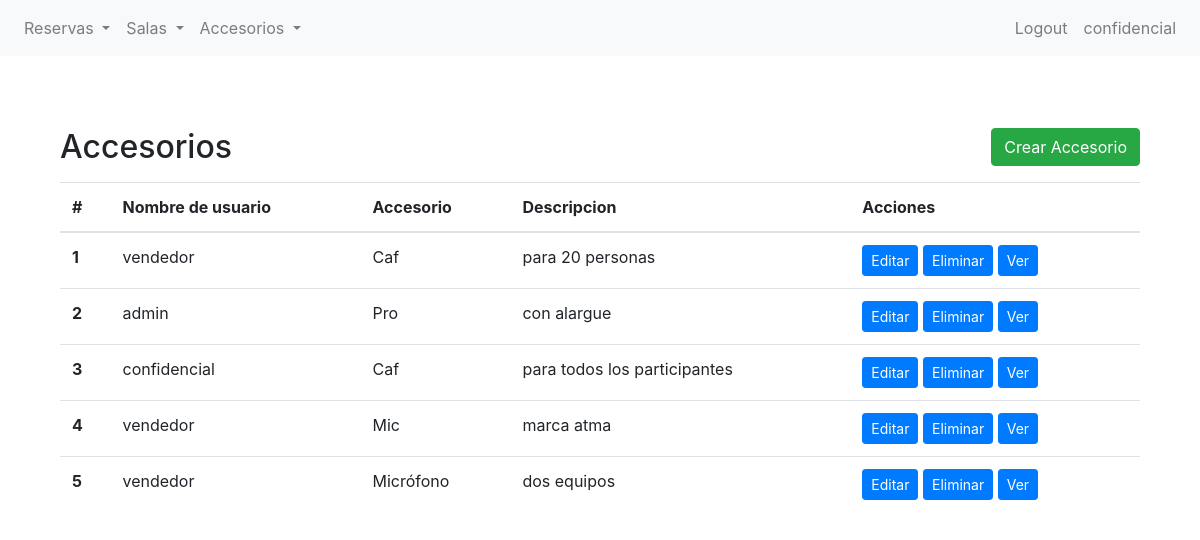
The page /bookings/accesorio/list/ (signed in) on the database its author committed.
### bookings/models.py (models this page shows, shortened)
class Accesorio(models.Model):
    class Tipo(models.TextChoices):
        CAFETERA = 'Cafetera', 'Cafetera'
        PROYECTOR = 'Proyector', 'Proyector'
        MICROFONO = 'Micrófono', 'Micrófono'
        PIZARRA = 'Pizarra', 'Pizarra'
    nombre_usuario = models.ForeignKey(User, null= True, on_delete= models.SET_NULL)
    nombre = models.CharField(
        max_length=15,  # Ajusta la longitud máxima según tus necesidades
        choices=Tipo.choices,
        default=Tipo.PIZARRA,
    )
    descripcion = models.TextField(blank=True, null=True)

### bookings/views.py (the view)
# urls.py: path("accesorio/list/", AccesorioListView.as_view(), name= 'accesorio-list'),
class AccesorioListView(LoginRequiredMixin, ListView):
    model = Accesorio
    template_name = "bookings/vbc/accesorio_list.html"
    context_object_name = "DONALD"

### bookings/templates/bookings/vbc/accesorio_list.html (shortened to what this page needs)
{% extends 'bookings/base.html' %}
{% block content %}
<section class="py-5">
    <div class="container">
        <div class="d-flex justify-content-between align-items-center mb-3">
            <h2 class="mb-0">Accesorios</h2>
            <a href="{% url 'accesorio-create' %}" class="btn btn-success">Crear Accesorio</a>
        </div>
        <table class="table">
            <thead>
                <tr>
                    <th scope="col">#</th>
                    <th scope="col">Nombre de usuario</th>
                    <th scope="col">Accesorio</th>
                    <th scope="col">Descripcion</th>
                    <th scope="col">Acciones</th>
                </tr>
            </thead>
            <tbody>
                {% if DONALD %}
                {% for accesorio in DONALD %}
                <tr>
                    <th scope="row">{{ forloop.counter }}</th>
                    <td>{{ accesorio.nombre_usuario }}</td>
                    <td>{{ accesorio.nombre }}</td>
                    <td>{{ accesorio.descripcion }}</td>
                    <td>
                        <a href="{% url 'accesorio-update' accesorio.id %}" class="btn btn-primary btn-sm">Editar</a>
                        <a href="{%url 'accesorio-delete' accesorio.id %}" class="btn btn-primary btn-sm">Eliminar</a>
                        <a href="{% url 'accesorio-detail' accesorio.id %}" class="btn btn-primary btn-sm">Ver</a>
                    </td>
                </tr>
                {% endfor %}
                {% else %}
                <tr>
                    <td colspan="7">No hay Accesorios.</td>
                </tr>
                {% endif %}
            </tbody>
        </table>
    </div>
</section>
{% endblock %}

### bookings/templates/bookings/base.html (shortened to what this page needs)
{% load static %}
<!DOCTYPE html>
<html lang="en">
<head>
    <link rel="stylesheet" href="{% static 'bookings/css/bootstrap.css' %}">
</head>
<body>
    <nav class="navbar navbar-expand-lg navbar-light bg-light">
        <div class="collapse navbar-collapse" id="navbarNav">
            {% if user.is_authenticated %}
            <ul class="navbar-nav">
                <li class="nav-item dropdown">
                    <a class="nav-link dropdown-toggle" href="#" id="navbarDropdownMenuLinkReserva" role="button" data-toggle="dropdown" aria-haspopup="true" aria-expanded="false">
                        Reservas
                    </a>
                </li>
                <li class="nav-item dropdown">
                    <a class="nav-link dropdown-toggle" href="#" id="navbarDropdownMenuLinkSala" role="button" data-toggle="dropdown" aria-haspopup="true" aria-expanded="false">
                        Salas
                    </a>
                </li>
                <li class="nav-item dropdown">
                    <a class="nav-link dropdown-toggle" href="#" id="navbarDropdownMenuLinkReserva" role="button" data-toggle="dropdown" aria-haspopup="true" aria-expanded="false">
                        Accesorios
                    </a>
                </li>
            </ul>
            {% endif %}
            <ul class="navbar-nav ml-auto">
                {% if user.is_authenticated %}
                    <li class="nav-item">
                        <a class="nav-link" href="{% url 'logout'%}">Logout</a>
                    </li>
                    <li class="nav-item">
                        <a class="nav-link" href="{% url 'editar-perfil' %}">{{ user }}</a>
                    </li>
                {%endif%}
            </ul>
        </div>
    </nav>
    <div class="container mt-4">
        {% block content %}{% endblock content %}
    </div>
</body>
</html>

### rows shown on the page
Accesorio: nombre_usuario "vendedor", nombre "Caf", descripcion "para 20 personas"
Accesorio: nombre_usuario "admin", nombre "Pro", descripcion "con alargue"
Accesorio: nombre_usuario "confidencial", nombre "Caf", descripcion "para todos los participantes"
Accesorio: nombre_usuario "vendedor", nombre "Mic", descripcion "marca atma"
Accesorio: nombre_usuario "vendedor", nombre "Micrófono", descripcion "dos equipos"

### other values the page prints
{{ user }} "confidencial"
